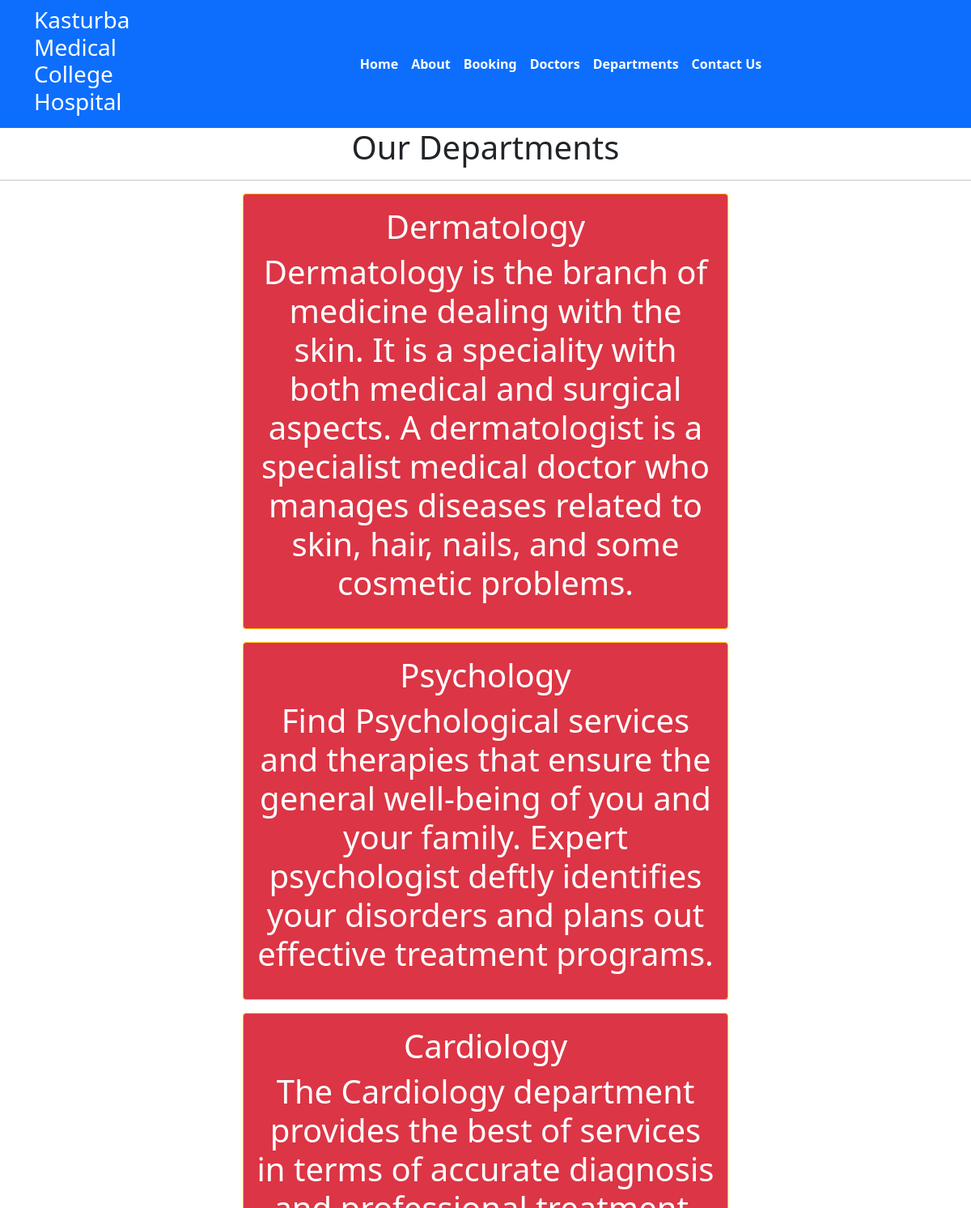
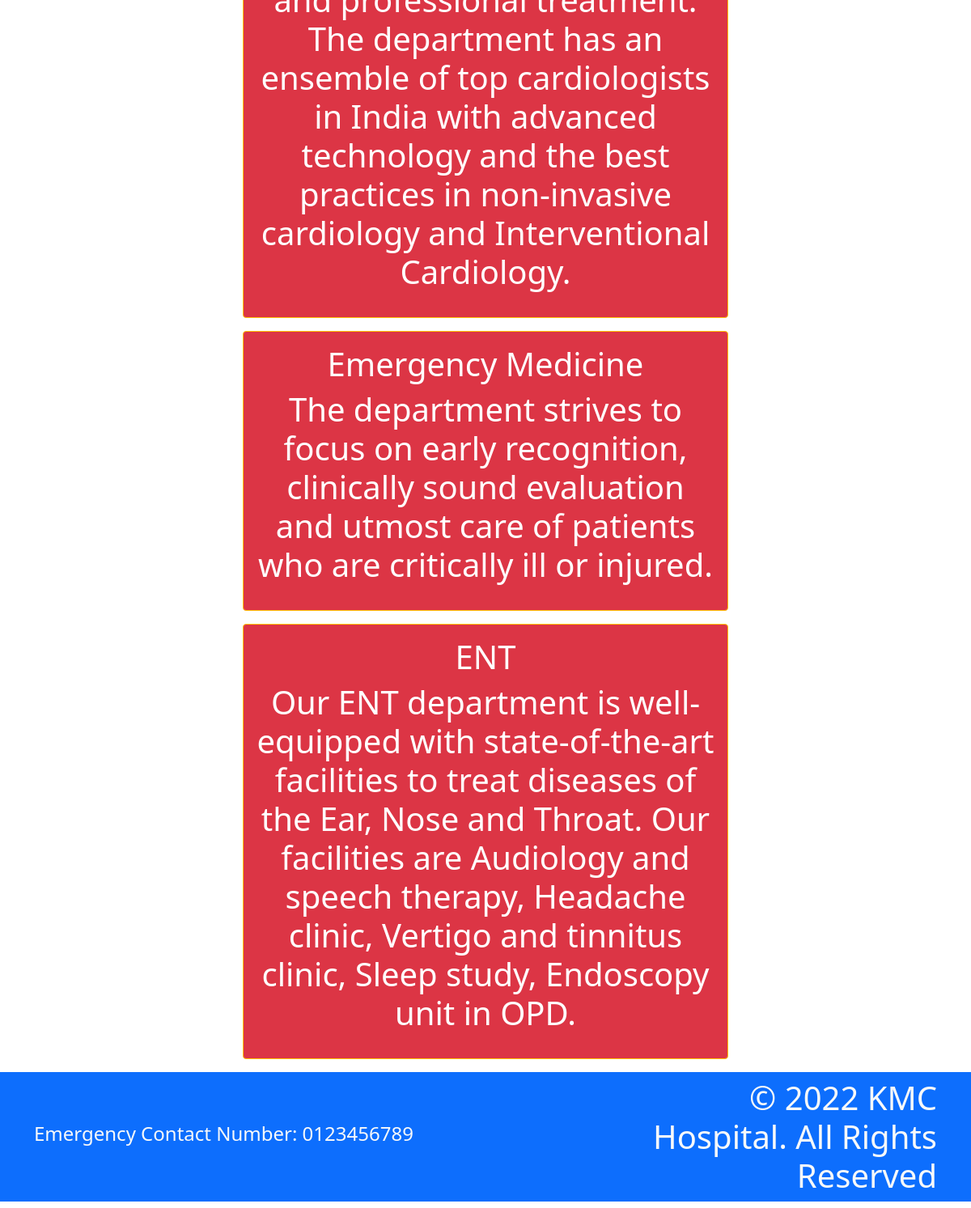
Screenshot of /departments/ with the database file from the repository (2 pictures, top to bottom).
### home/models.py (models this page shows, shortened)
class Departments(models.Model):
    dep_name = models.CharField(max_length=100)
    dep_decription = models.TextField()

### home/views.py (the view)
# urls.py: path('departments/', views.departments, name='departments'),
def departments(request):
    dict_dept={
        'dept':Departments.objects.all()
    }
    return render(request, 'departments.html', dict_dept)

### templates/departments.html (shortened to what this page needs)
{% extends 'base.html' %}
{% block content%}
<h1 class="text-center">Our Departments<h1>
<hr>
{% for d in dept %}
<div class="mx-auto w-50 bg-danger text-center text-white p-3 my-3 border border-warning rounded">
    <h1>{{d.dep_name}}</h1>
    <p>{{d.dep_decription}}</p>
</div>
{% endfor %}
{% endblock%}

### rows the page displays
Departments: dep_name "Dermatology", dep_decription "Dermatology is the branch of medicine dealing with the skin. It is a speciality with both medical and surgical aspects. A dermatologist is a specialist medical doctor who manages diseases related to skin, hair, nails, and some cosmetic problems."
Departments: dep_name "Psychology", dep_decription "Find Psychological services and therapies that ensure the general well-being of you and your family. Expert psychologist deftly identifies your disorders and plans out effective treatment programs."
Departments: dep_name "Cardiology", dep_decription "The Cardiology department provides the best of services in terms of accurate diagnosis and professional treatment. The department has an ensemble of top cardiologists in India with advanced technology and the best practices in non-invasive cardiology and Interventional Cardiology."
Departments: dep_name "Emergency Medicine", dep_decription "The department strives to focus on early recognition, clinically sound evaluation and utmost care of patients who are critically ill or injured."
Departments: dep_name "ENT", dep_decription "Our ENT department is well-equipped with state-of-the-art facilities to treat diseases of the Ear, Nose and Throat. Our facilities are Audiology and speech therapy, Headache clinic, Vertigo and tinnitus clinic, Sleep study, Endoscopy unit in OPD."
